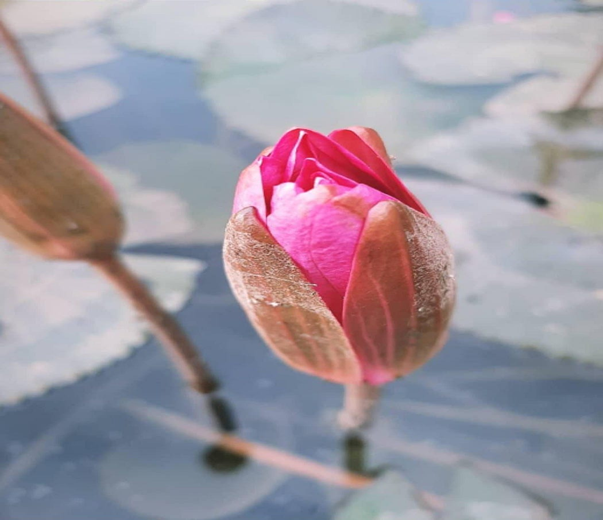
#> input picture Thursday 10:40 - 12:30/E22CSEU0901/LAB 7/flower.png, 603 x 520 px, given in place of Flower.jpeg, which was not available
$ jupyter execute --allow-errors 'Lab3cv_Rishi_E22CSEU1719 (2).ipynb'
#> lines starting #> are read from the running program, lines starting #| are printed output that depends on the picture; pictures that were not available may be replaced by others from this repository, and a replacement may not be noted
[cell 1]
import cv2
import numpy as np
import matplotlib.pyplot as plt

# Load the image
image = cv2.imread('Dog.jpeg', cv2.IMREAD_GRAYSCALE)

# Define the 3x3 averaging filter mask
mask = np.ones((3, 3), dtype=np.float32) / 9

# Apply the filter using convolution
#> (the rest of this cell did not finish here and is left out)

[cell 2]
# Load the image
image = cv2.imread('Flower.jpeg', cv2.IMREAD_GRAYSCALE)
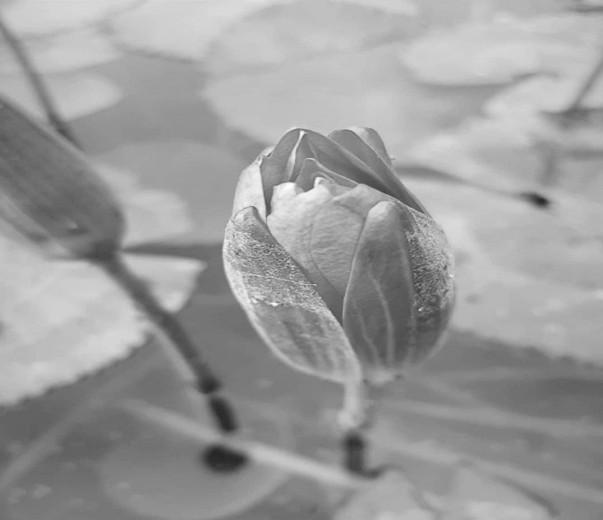
#> image: shape (520, 603); min 34, max 254, mean 156.4

# Define the 3x3 weighted average filter mask
mask = np.array([[1, 2, 1],
                 [2, 4, 2],
                 [1, 2, 1]], dtype=np.float32) / 16

# Apply the filter using convolution
filtered_image = cv2.filter2D(image, -1, mask)

# Display the results
plt.figure(figsize=(10, 5))
plt.subplot(1, 2, 1)
plt.title('Original Image')
plt.imshow(image, cmap='gray')

plt.subplot(1, 2, 2)
plt.title('3x3 Weighted Average Filter')
plt.imshow(filtered_image, cmap='gray')
plt.show()
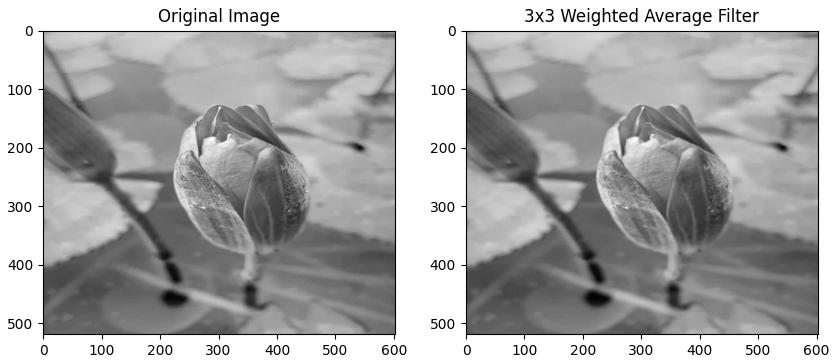
#> figure drawn by matplotlib, 2 panels

[cell 3]
# Load the image
image = cv2.imread('Dog.jpeg', cv2.IMREAD_GRAYSCALE)

# Define the 5x5 Gaussian filter mask
mask = np.array([[1,  4,  6,  4, 1],
                 [4, 16, 24, 16, 4],
                 [6, 24, 36, 24, 6],
                 [4, 16, 24, 16, 4],
                 [1,  4,  6,  4, 1]], dtype=np.float32) / 256

# Apply the filter using convolution
#> (the rest of this cell did not finish here and is left out)

[cell 4]
# Load a low-contrast image
image = cv2.imread('/content/Low Contrast 1.jpeg', cv2.IMREAD_GRAYSCALE)

# Apply histogram equalization
equalized_image = cv2.equalizeHist(image)

# Plot histograms
plt.figure(figsize=(10, 5))

plt.subplot(2, 2, 1)
plt.title('Original Image')
#> (the rest of this cell did not finish here and is left out)

[cell 5]
# Load the images
image1 = cv2.imread('Dog.jpeg', cv2.IMREAD_GRAYSCALE)
image2 = cv2.imread('DogLeftRotated.jpeg', cv2.IMREAD_GRAYSCALE)

# Initialize ORB detector
orb = cv2.ORB_create()

# Find keypoints and descriptors
kp1, des1 = orb.detectAndCompute(image1, None)
#> kp1 = (); des1 = None
kp2, des2 = orb.detectAndCompute(image2, None)
#> kp2 = (); des2 = None

# Match descriptors using BFMatcher
bf = cv2.BFMatcher(cv2.NORM_HAMMING, crossCheck=True)
matches = bf.match(des1, des2)
#> matches = ()

# Sort matches by distance
matches = sorted(matches, key=lambda x: x.distance)
#> matches = []

# Draw matches
#> (the rest of this cell did not finish here and is left out)

$ run again, with Thursday 10:40 - 12:30/E22CSEU0901/LAB 7/bloodcells.png copied over Thursday 10:40 - 12:30/E22CSEU0901/LAB 7/flower.png
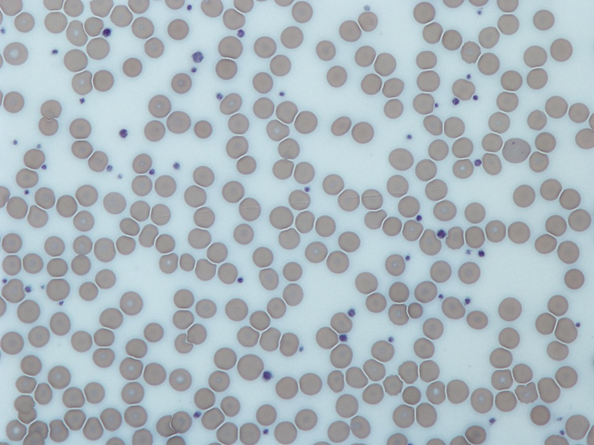
#> input picture Thursday 10:40 - 12:30/E22CSEU0901/LAB 7/bloodcells.png, 594 x 445 px, given in place of Flower.jpeg, which was not available
#> `image = cv2.imread('Flower.jpeg', cv2.IMREAD_GRAYSCALE)`:
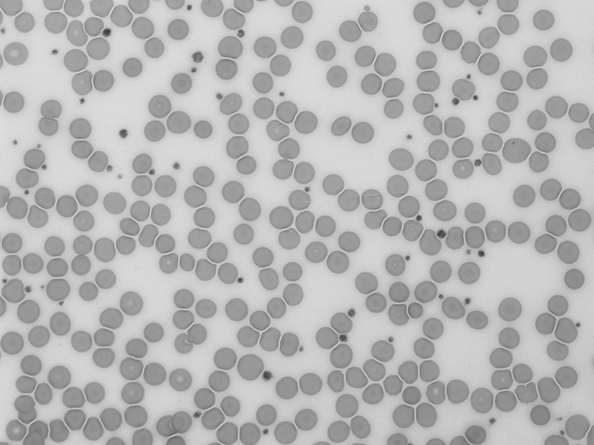
#> image: shape (445, 594); min 61, max 223, mean 181.7
#> `plt.show()`:
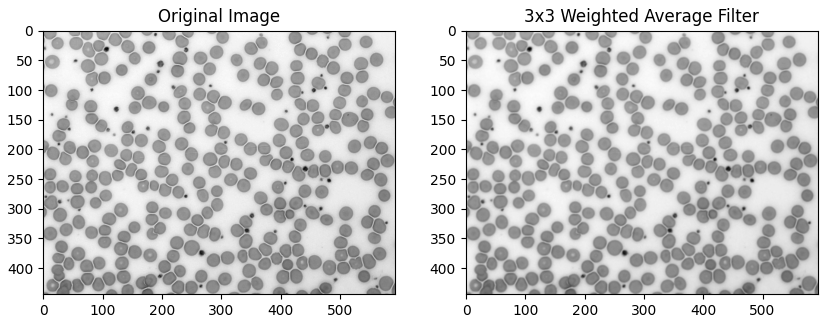
#> figure drawn by matplotlib, 2 panels
#> kp1 = (); des1 = None
#> kp2 = (); des2 = None
#> `matches = bf.match(des1, des2)`: matches = ()
#> `matches = sorted(matches, key=lambda x: x.distance)`: matches = []

$ run again, with Thursday 10:40 - 12:30/E22CSEU0901/LAB 7/candy.png copied over Thursday 10:40 - 12:30/E22CSEU0901/LAB 7/flower.png
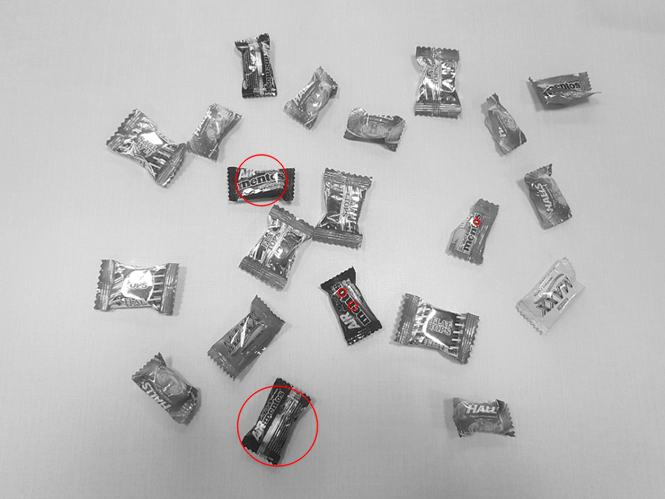
#> input picture Thursday 10:40 - 12:30/E22CSEU0901/LAB 7/candy.png, 665 x 499 px, given in place of Flower.jpeg, which was not available
#> `plt.show()`:
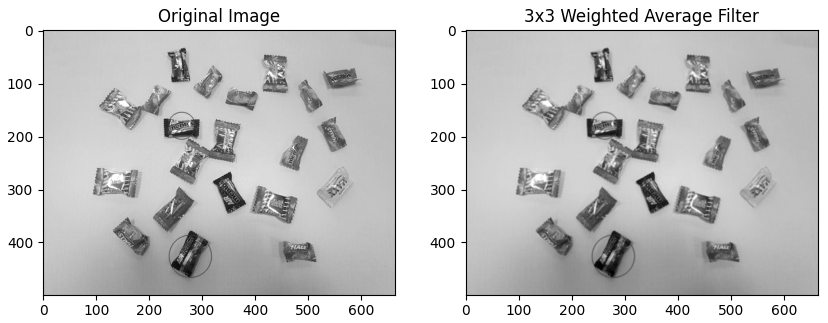
#> figure drawn by matplotlib, 2 panels
#> kp1 = (); des1 = None
#> kp2 = (); des2 = None
#> `matches = bf.match(des1, des2)`: matches = ()
#> `matches = sorted(matches, key=lambda x: x.distance)`: matches = []

$ run again, with Thursday 10:40 - 12:30/E22CSEU0901/LAB 7/satellite.png copied over Thursday 10:40 - 12:30/E22CSEU0901/LAB 7/flower.png
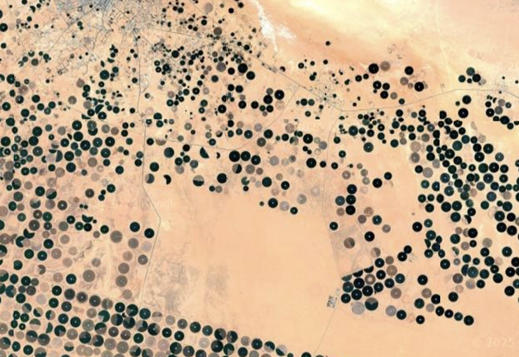
#> input picture Thursday 10:40 - 12:30/E22CSEU0901/LAB 7/satellite.png, 519 x 357 px, given in place of Flower.jpeg, which was not available
#> `image = cv2.imread('Flower.jpeg', cv2.IMREAD_GRAYSCALE)`:
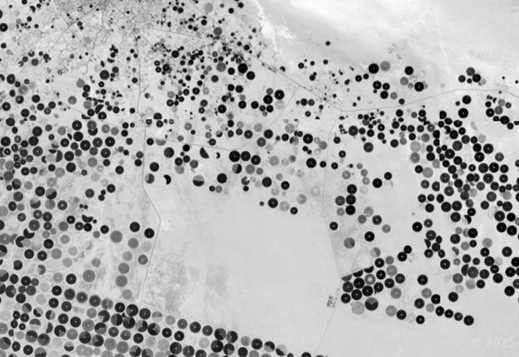
#> image: shape (357, 519); min 0, max 254, mean 176.8
#> `plt.show()`:
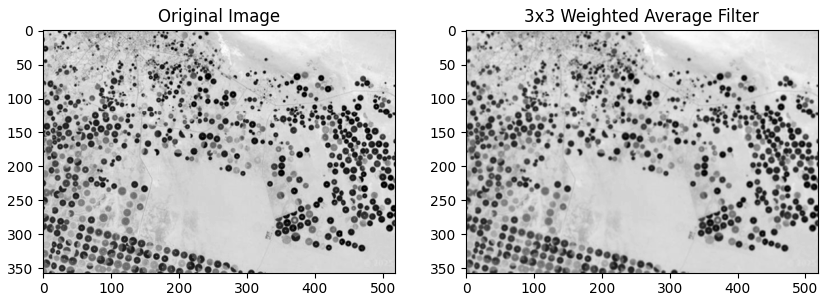
#> figure drawn by matplotlib, 2 panels
#> kp1 = (); des1 = None
#> kp2 = (); des2 = None
#> `matches = bf.match(des1, des2)`: matches = ()
#> `matches = sorted(matches, key=lambda x: x.distance)`: matches = []
